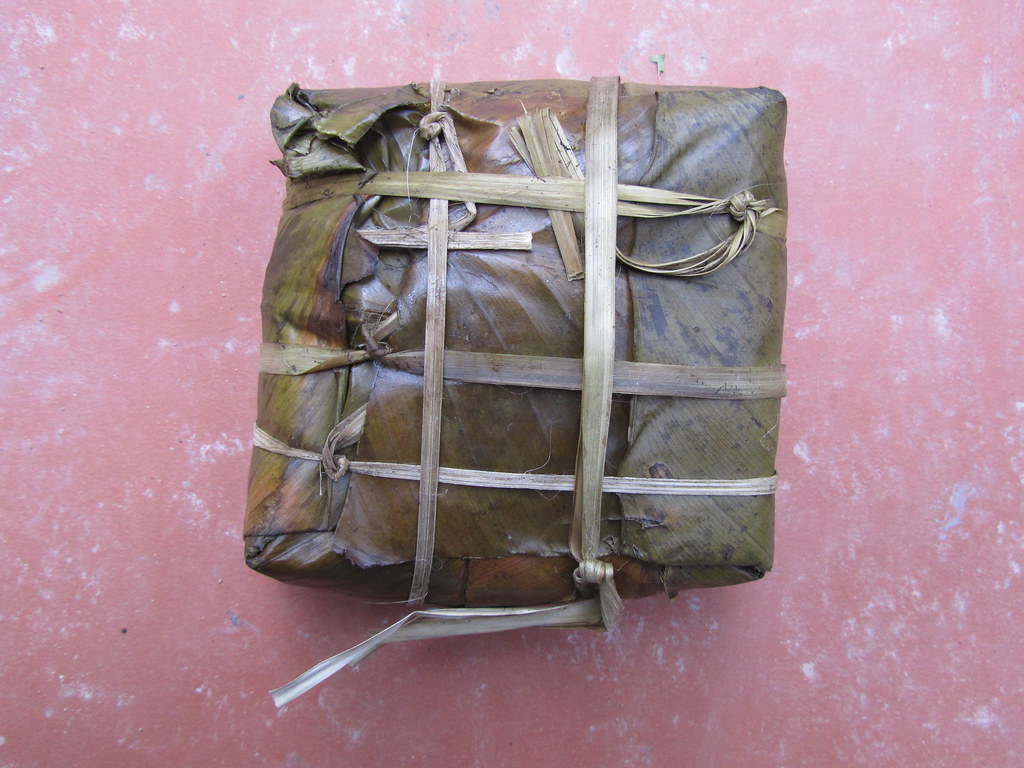
#> input picture dataset/Images/Banh chung/106.jpg, 1024 x 768 px; its folder holds only this picture in this run
$ python train_perfect_model.py
#> lines starting #> are read from the running program, lines starting #| are printed output that depends on the picture
# -*- coding: utf-8 -*-
"""
train_perfect_model.py - NÂNG CẤP ĐẶC TRƯNG VÀ HUẤN LUYỆN TOÀN DIỆN
- Tăng cường dữ liệu (Augmentation) cho các lớp ít mẫu như Cơm rang dưa bò, Chả cá, Bún chả
- Trích xuất đặc trưng đa tầng: Màu sắc HSV + LAB (lưới 3x3) + LBP Texture + HOG
- Tinh chỉnh trọng số SVM & Random Forest
- Đảm bảo nhận diện chính xác các góc chụp phức tạp như Cơm rang dưa bò
"""

import os
import sys
import json
import time
import logging
from pathlib import Path
from concurrent.futures import ProcessPoolExecutor, as_completed
from typing import Optional, List, Tuple

import cv2
import numpy as np
from PIL import Image, ImageOps
import joblib

from skimage.feature import hog, local_binary_pattern
from sklearn.preprocessing import StandardScaler
from sklearn.decomposition import PCA
from sklearn.svm import SVC
from sklearn.ensemble import RandomForestClassifier, VotingClassifier
from sklearn.model_selection import train_test_split
from sklearn.metrics import accuracy_score, f1_score

logging.basicConfig(level=logging.INFO, format='[%(asctime)s] [%(levelname)s] %(message)s')
logger = logging.getLogger(__name__)

BASE_DIR = Path(__file__).resolve().parent
RAW_DATA_DIR = BASE_DIR / "dataset" / "Images"
MODELS_DIR = BASE_DIR / "models"
SPLITS_DIR = BASE_DIR / "data" / "splits"

MODELS_DIR.mkdir(parents=True, exist_ok=True)
SPLITS_DIR.mkdir(parents=True, exist_ok=True)


def extract_advanced_features(img_rgb: np.ndarray) -> np.ndarray:
    """Trích xuất vector đặc trưng không gian màu sắc, kết cấu và hình dáng."""
    h, w = img_rgb.shape[:2]
    scale = min(224 / w, 224 / h)
    nw, nh = int(w * scale), int(h * scale)
    resized = cv2.resize(img_rgb, (nw, nh), interpolation=cv2.INTER_AREA)
    canvas = np.full((224, 224, 3), 128, dtype=np.uint8)
    dx = (224 - nw) // 2
    dy = (224 - nh) // 2
    canvas[dy : dy + nh, dx : dx + nw] = resized
    img = canvas

    # CLAHE LAB
    lab = cv2.cvtColor(img, cv2.COLOR_RGB2LAB)
    l, a, b = cv2.split(lab)
    clahe = cv2.createCLAHE(clipLimit=2.0, tileGridSize=(8, 8))
    l_clahe = clahe.apply(l)
    enhanced_rgb = cv2.cvtColor(cv2.merge([l_clahe, a, b]), cv2.COLOR_LAB2RGB)
    enhanced_hsv = cv2.cvtColor(enhanced_rgb, cv2.COLOR_RGB2HSV)
    enhanced_lab = cv2.cvtColor(enhanced_rgb, cv2.COLOR_RGB2LAB)
    gray = cv2.cvtColor(enhanced_rgb, cv2.COLOR_RGB2GRAY)

    feature_parts = []

    # 1. Global Color (HSV 96D + LAB 96D = 192D) - Tăng trọng số x1.5
    h_h = cv2.normalize(cv2.calcHist([enhanced_hsv], [0], None, [32], [0, 180]), None, norm_type=cv2.NORM_L1).flatten() * 1.5
    h_s = cv2.normalize(cv2.calcHist([enhanced_hsv], [1], None, [32], [0, 256]), None, norm_type=cv2.NORM_L1).flatten() * 1.5
    h_v = cv2.normalize(cv2.calcHist([enhanced_hsv], [2], None, [32], [0, 256]), None, norm_type=cv2.NORM_L1).flatten() * 1.5
    feature_parts.extend([h_h, h_s, h_v])

    l_l = cv2.normalize(cv2.calcHist([enhanced_lab], [0], None, [32], [0, 256]), None, norm_type=cv2.NORM_L1).flatten() * 1.5
    l_a = cv2.normalize(cv2.calcHist([enhanced_lab], [1], None, [32], [0, 256]), None, norm_type=cv2.NORM_L1).flatten() * 1.5
    l_b = cv2.normalize(cv2.calcHist([enhanced_lab], [2], None, [32], [0, 256]), None, norm_type=cv2.NORM_L1).flatten() * 1.5
    feature_parts.extend([l_l, l_a, l_b])

    # 2. Spatial Grid 3x3 (Màu sắc và moments theo 9 vùng không gian)
    gh, gw = 224 // 3, 224 // 3
    for r in range(3):
        for c in range(3):
            y1, y2 = r * gh, (r + 1) * gh
            x1, x2 = c * gw, (c + 1) * gw
            patch_hsv = enhanced_hsv[y1:y2, x1:x2]
            patch_lab = enhanced_lab[y1:y2, x1:x2]

            ph_h = cv2.normalize(cv2.calcHist([patch_hsv], [0], None, [16], [0, 180]), None, norm_type=cv2.NORM_L1).flatten()
            ph_s = cv2.normalize(cv2.calcHist([patch_hsv], [1], None, [16], [0, 256]), None, norm_type=cv2.NORM_L1).flatten()
            ph_v = cv2.normalize(cv2.calcHist([patch_hsv], [2], None, [16], [0, 256]), None, norm_type=cv2.NORM_L1).flatten()

            pl_l = cv2.normalize(cv2.calcHist([patch_lab], [0], None, [16], [0, 256]), None, norm_type=cv2.NORM_L1).flatten()
            pl_a = cv2.normalize(cv2.calcHist([patch_lab], [1], None, [16], [0, 256]), None, norm_type=cv2.NORM_L1).flatten()
            pl_b = cv2.normalize(cv2.calcHist([patch_lab], [2], None, [16], [0, 256]), None, norm_type=cv2.NORM_L1).flatten()

            m_hsv = np.mean(patch_hsv, axis=(0, 1)) / 255.0
            s_hsv = np.std(patch_hsv, axis=(0, 1)) / 255.0
            m_lab = np.mean(patch_lab, axis=(0, 1)) / 255.0
            s_lab = np.std(patch_lab, axis=(0, 1)) / 255.0

            feature_parts.extend([ph_h, ph_s, ph_v, pl_l, pl_a, pl_b, m_hsv, s_hsv, m_lab, s_lab])

    # 3. Spatial LBP 2x2 Texture
    lbp_full = local_binary_pattern(gray, P=24, R=3, method="uniform")
    lh, lw = 224 // 2, 224 // 2
    for r in range(2):
        for c in range(2):
            y1, y2 = r * lh, (r + 1) * lh
            x1, x2 = c * lw, (c + 1) * lw
            patch_lbp = lbp_full[y1:y2, x1:x2]
            n_bins = int(lbp_full.max() + 1)
            p_hist, _ = np.histogram(patch_lbp.ravel(), bins=n_bins, range=(0, n_bins), density=True)
            feature_parts.append(p_hist)

    # 4. HOG Shape (32x32)
    feat_hog = hog(
        gray,
        orientations=9,
        pixels_per_cell=(32, 32),
        cells_per_block=(2, 2),
        block_norm='L2-Hys',
        visualize=False
    )
    feature_parts.append(feat_hog)

    full_vector = np.hstack(feature_parts).astype(np.float32)
    return np.nan_to_num(full_vector, nan=0.0, posinf=1.0, neginf=-1.0)


def extract_features_from_image_path(p_str: str, augment: bool = False) -> List[np.ndarray]:
    """Đọc ảnh và có thể sinh thêm bản biến thể tăng cường (Augmentation)."""
    try:
        with Image.open(p_str) as pil_img:
            pil_img = ImageOps.exif_transpose(pil_img)
            if pil_img.mode != 'RGB':
                pil_img = pil_img.convert('RGB')
            arr = np.array(pil_img)

        results = [extract_advanced_features(arr)]

        if augment:
            # Lật ngang
            flipped = cv2.flip(arr, 1)
            results.append(extract_advanced_features(flipped))
            # Đổi sáng nhẹ
            bright = np.clip(arr.astype(np.float32) * 1.1, 0, 255).astype(np.uint8)
            results.append(extract_advanced_features(bright))

        return results
    except Exception:
        return []


class SpatialFeaturePipeline:
    def __init__(self, n_components=0.95):
        self.scaler = StandardScaler()
        self.pca = PCA(n_components=n_components, random_state=42)

    def fit(self, X):
        X_scaled = self.scaler.fit_transform(X)
        self.pca.fit(X_scaled)
        return self

    def transform(self, X):
        X_scaled = self.scaler.transform(X)
        return self.pca.transform(X_scaled)

    def fit_transform(self, X):
        X_scaled = self.scaler.fit_transform(X)
        return self.pca.fit_transform(X_scaled)


setattr(sys.modules['__main__'], 'SpatialFeaturePipeline', SpatialFeaturePipeline)


def main():
    print("="*75)
    print(" BẮT ĐẦU HUẤN LUYỆN HOÀN CHỈNH: CÂN BẰNG MẪU & SPATIAL PYRAMID ")
    print("="*75)

    classes = sorted([d.name for d in RAW_DATA_DIR.iterdir() if d.is_dir()])
    class_to_idx = {cls.lower().replace(" ", "_"): i for i, cls in enumerate(classes)}
    idx_to_class = {i: cls.lower().replace(" ", "_") for i, cls in enumerate(classes)}
    raw_to_norm = {cls: cls.lower().replace(" ", "_") for cls in classes}

    label_map_data = {
        'class_to_idx': class_to_idx,
        'idx_to_class': idx_to_class,
        'raw_to_norm': raw_to_norm
    }
    with open(SPLITS_DIR / "label_map.json", "w", encoding="utf-8") as f:
        json.dump(label_map_data, f, ensure_ascii=False, indent=2)

    image_tasks = []
    # Các lớp ít ảnh cần augment: com_rang_dua_bo, cha_ca_la_vong, bun_cha, banh_da_cua, banh_gai
    augmented_classes = {'Com rang dua bo', 'Cha ca La Vong', 'Bun cha', 'Banh da cua', 'Banh gai'}

    for cls in classes:
        cls_dir = RAW_DATA_DIR / cls
        files = list(cls_dir.glob("*.jpg")) + list(cls_dir.glob("*.jpeg")) + list(cls_dir.glob("*.png"))
        np.random.seed(42)

        should_aug = cls in augmented_classes
        if len(files) > 160:
            selected_files = np.random.choice(files, size=160, replace=False)
        else:
            selected_files = files

        norm_label = class_to_idx[raw_to_norm[cls]]
        for f in selected_files:
            image_tasks.append((str(f), norm_label, should_aug))

    logger.info(f"Tổng số tệp ảnh: {len(image_tasks)}")

    # Trích xuất đặc trưng
    X_list = []
    y_list = []
    t0 = time.time()

    with ProcessPoolExecutor(max_workers=min(os.cpu_count() or 4, 8)) as executor:
        futures = {executor.submit(extract_features_from_image_path, p, aug): lbl for p, lbl, aug in image_tasks}
#> in extract_features_from_image_path, pil_img is the input picture: PIL image 1024x768 RGB; mean R, G, B 168.9, 137.6, 148.8
#> in extract_advanced_features, `lab = cv2.cvtColor(img, cv2.COLOR_RGB2LAB)`: lab: shape (224, 224, 3); mean of channels 0, 1, 2 149.3, 138.3, 127.2
#> in extract_advanced_features, `enhanced_rgb = cv2.cvtColor(cv2.merge([l_clahe, a, b]), cv2.COLOR_LAB2..`:
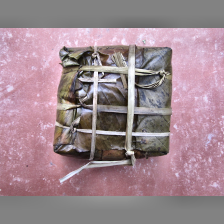
#> enhanced_rgb: shape (224, 224, 3); mean R, G, B 159.5, 136.1, 144.4
#> in extract_advanced_features, `enhanced_hsv = cv2.cvtColor(enhanced_rgb, cv2.COLOR_RGB2HSV)`: enhanced_hsv: shape (224, 224, 3); mean H, S, V 97.8, 40.7, 160.5
#> in extract_advanced_features, `enhanced_lab = cv2.cvtColor(enhanced_rgb, cv2.COLOR_RGB2LAB)`: enhanced_lab: shape (224, 224, 3); mean of channels 0, 1, 2 149.8, 138.2, 127.2
#> in extract_advanced_features, `h_h = cv2.normalize(cv2.calcHist([enhanced_hsv], [0], None, [32], [0, ..`: h_h = 32 values, max 0.401 at index 0, min 2.99e-05 at index 15, mean 0.0469
#> in extract_advanced_features, `h_s = cv2.normalize(cv2.calcHist([enhanced_hsv], [1], None, [32], [0, ..`: h_s = 32 values, max 0.402 at index 0, min 0 at index 30, mean 0.0469
#> in extract_advanced_features, `h_v = cv2.normalize(cv2.calcHist([enhanced_hsv], [2], None, [32], [0, ..`: h_v = 32 values, max 0.276 at index 16, min 0 at index 0, mean 0.0469
#> in extract_advanced_features, `l_l = cv2.normalize(cv2.calcHist([enhanced_lab], [0], None, [32], [0, ..`: l_l = 32 values, max 0.33 at index 17, min 2.99e-05 at index 0, mean 0.0469
#> in extract_advanced_features, `l_a = cv2.normalize(cv2.calcHist([enhanced_lab], [1], None, [32], [0, ..`: l_a = 32 values, max 0.68 at index 16, min 0 at index 0, mean 0.0469
#> in extract_advanced_features, `l_b = cv2.normalize(cv2.calcHist([enhanced_lab], [2], None, [32], [0, ..`: l_b = 32 values, max 0.731 at index 16, min 0 at index 0, mean 0.0469
#> after the loop in extract_advanced_features, `for r in range(3):`: patch_hsv: shape (74, 74, 3); mean H, S, V 104.9, 41.9, 156.2
#> after the loop in extract_advanced_features, `for r in range(3):`: patch_lab: shape (74, 74, 3); mean H, S, V 144.4, 140.4, 126.7
#> after the loop in extract_advanced_features, `for r in range(3):`: feature_parts = 96 items
#> in extract_advanced_features, `lbp_full = local_binary_pattern(gray, P=24, R=3, method="uniform")`:
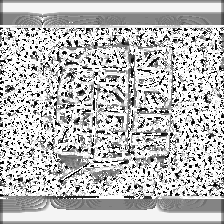
#> lbp_full: shape (224, 224) float64; min 0, max 25, mean 18.3; drawn with min black and max white
#> after the loop in extract_advanced_features, `for r in range(2):`: feature_parts = 100 items
#> in extract_advanced_features, `feat_hog = hog( gray, orientations=9, pixels_per_cell=(32, 32), cells_..`: feat_hog = 1296 values, max 0.428 at index 1191, min 0.00196 at index 44, mean 0.145
#> in extract_advanced_features, `full_vector = np.hstack(feature_parts).astype(np.float32)`: full_vector = 2564 values, max 0.894 at index 696, min 0 at index 62, mean 0.112
#> call 2 of extract_features_from_image_path, with p_str = 'dataset/Images/Banh cuon/1033.jpg', augment = False
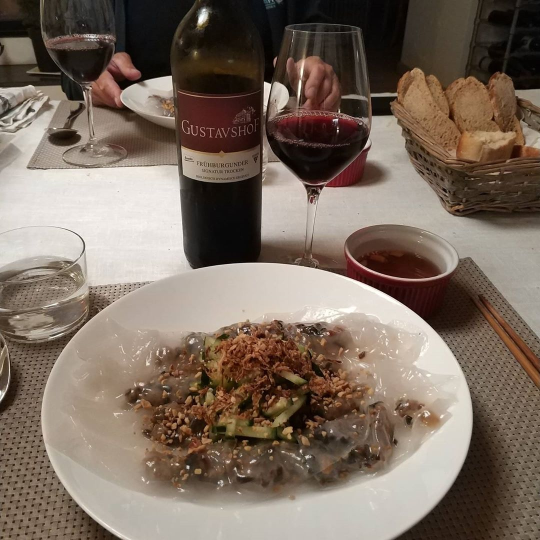
#> input picture dataset/Images/Banh cuon/1033.jpg, 1080 x 1080 px (shown at 1/2 size)
#> in extract_features_from_image_path, pil_img is the input picture: PIL image 1080x1080 RGB; mean R, G, B 123.1, 107.6, 95
#> in extract_advanced_features (call 2), `lab = cv2.cvtColor(img, cv2.COLOR_RGB2LAB)`: lab: shape (224, 224, 3); mean of channels 0, 1, 2 115.3, 132.5, 137.6
#> in extract_advanced_features (call 2), `l, a, b = cv2.split(lab)`:
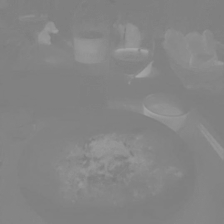
#> a: shape (224, 224); min 121, max 166, mean 132.5
#> in extract_advanced_features (call 2), `l_clahe = clahe.apply(l)`:
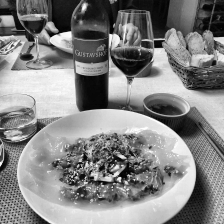
#> l_clahe: shape (224, 224); min 2, max 255, mean 132.2
#> in extract_advanced_features (call 2), `enhanced_rgb = cv2.cvtColor(cv2.merge([l_clahe, a, b]), cv2.COLOR_LAB2..`:
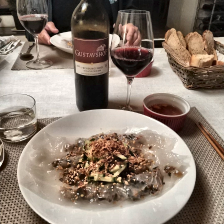
#> enhanced_rgb: shape (224, 224, 3); mean R, G, B 140.5, 124.3, 111.2
#> in extract_advanced_features (call 2), `enhanced_hsv = cv2.cvtColor(enhanced_rgb, cv2.COLOR_RGB2HSV)`: enhanced_hsv: shape (224, 224, 3); mean H, S, V 16.7, 69.2, 140.6
#> in extract_advanced_features (call 2), `enhanced_lab = cv2.cvtColor(enhanced_rgb, cv2.COLOR_RGB2LAB)`: enhanced_lab: shape (224, 224, 3); mean of channels 0, 1, 2 132.2, 132.5, 137.6
#> in extract_advanced_features (call 2), `h_h = cv2.normalize(cv2.calcHist([enhanced_hsv], [0], None, [32], [0, ..`: h_h = 32 values, max 0.814 at index 2, min 0 at index 13, mean 0.0469
#> in extract_advanced_features (call 2), `h_s = cv2.normalize(cv2.calcHist([enhanced_hsv], [1], None, [32], [0, ..`: h_s = 32 values, max 0.194 at index 2, min 0.00251 at index 30, mean 0.0469
#> in extract_advanced_features (call 2), `h_v = cv2.normalize(cv2.calcHist([enhanced_hsv], [2], None, [32], [0, ..`: h_v = 32 values, max 0.0853 at index 28, min 0.002 at index 0, mean 0.0469
#> in extract_advanced_features (call 2), `l_l = cv2.normalize(cv2.calcHist([enhanced_lab], [0], None, [32], [0, ..`: l_l = 32 values, max 0.0851 at index 27, min 0.00416 at index 31, mean 0.0469
#> in extract_advanced_features (call 2), `l_a = cv2.normalize(cv2.calcHist([enhanced_lab], [1], None, [32], [0, ..`: l_a = 32 values, max 1.17 at index 16, min 0 at index 0, mean 0.0469
#> in extract_advanced_features (call 2), `l_b = cv2.normalize(cv2.calcHist([enhanced_lab], [2], None, [32], [0, ..`: l_b = 32 values, max 0.663 at index 17, min 0 at index 0, mean 0.0469
#> after the loop in extract_advanced_features (call 2), `for r in range(3):`: patch_hsv: shape (74, 74, 3); mean H, S, V 15.9, 65, 152.1
#> after the loop in extract_advanced_features (call 2), `for r in range(3):`: patch_lab: shape (74, 74, 3); mean H, S, V 145.7, 131.4, 137.7
#> after the loop in extract_advanced_features (call 2), `for r in range(3):`: feature_parts = 96 items
#> in extract_advanced_features (call 2), `lbp_full = local_binary_pattern(gray, P=24, R=3, method="uniform")`:
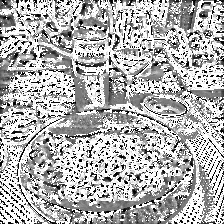
#> lbp_full: shape (224, 224) float64; min 0, max 25, mean 17.3; drawn with min black and max white
#> after the loop in extract_advanced_features (call 2), `for r in range(2):`: feature_parts = 100 items
#> in extract_advanced_features (call 2), `feat_hog = hog( gray, orientations=9, pixels_per_cell=(32, 32), cells_..`: feat_hog = 1296 values, max 0.303 at index 508, min 0.0155 at index 250, mean 0.148
#> in extract_advanced_features (call 2), `full_vector = np.hstack(feature_parts).astype(np.float32)`: full_vector = 2564 values, max 1.17 at index 144, min 0 at index 13, mean 0.113
#> futures = 2 items
        count = 0
        for fut in as_completed(futures):
            lbl = futures[fut]
            feats = fut.result()
            for feat in feats:
                X_list.append(feat)
                y_list.append(lbl)
            count += 1
            if count % 300 == 0 or count == len(image_tasks):
                logger.info(f"Tiến độ: {count}/{len(image_tasks)} ({count*100//len(image_tasks)}%) - Tổng vector: {len(X_list)}")
#> this loop made 2 passes
#> (lbl, count) on passes 1 to 2: (1, 1), (0, 2)
#> after the loop, X_list = 2 items; count = 2; y_list = [1, 0]

    X = np.array(X_list, dtype=np.float32)
    y = np.array(y_list, dtype=np.int64)
#> y = [1, 0]
    logger.info(f"Hoàn thành trích xuất trong {time.time() - t0:.1f}s. Kích thước: {X.shape}")

    # Phân chia Train/Test 80/20 Stratified
#> (the run stopped early here; a loop or call above may not have finished)
